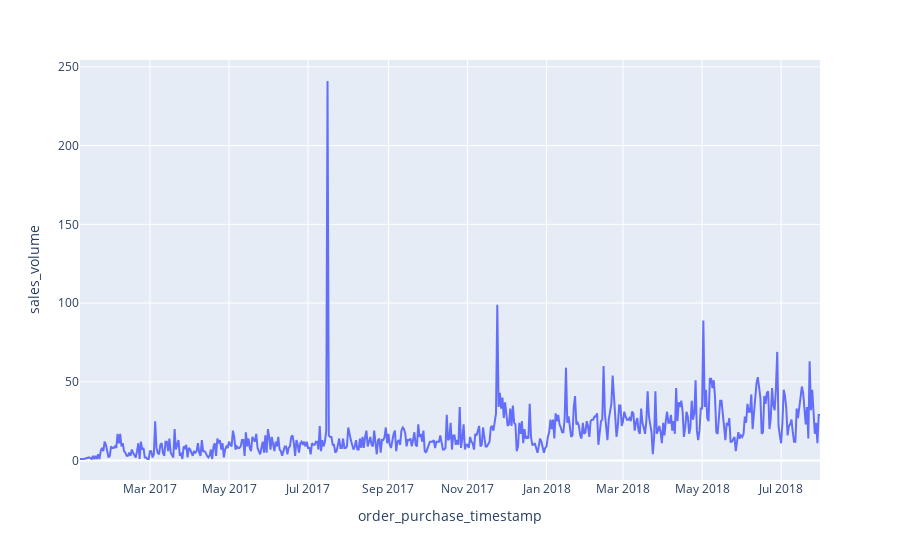

This figure's notebook cell:
### Code cell
# Plot the data
px.line(heal_beaut, x='order_purchase_timestamp', y='sales_volume')

### Figure 1 — Plotly figure (JSON) as saved in the notebook; plotly's stock layout.template omitted (floating-point values rounded to 4 significant figures; data arrays with more than 128 entries replaced by an {"elided": "..."} marker saying what was removed)
{"data": [{"hovertemplate": "order_purchase_timestamp=%{x}<br>sales_volume=%{y}<extra></extra>", "legendgroup": "", "line": {"color": "#636efa", "dash": "solid"}, "mode": "lines", "name": "", "orientation": "v", "showlegend": false, "type": "scatter", "x": {"elided": "565 str values"}, "xaxis": "x", "y": {"elided": "565 int values"}, "yaxis": "y"}], "layout": {"legend": {"tracegroupgap": 0}, "margin": {"t": 60}, "xaxis": {"anchor": "y", "domain": [0, 1], "title": {"text": "order_purchase_timestamp"}}, "yaxis": {"anchor": "x", "domain": [0, 1], "title": {"text": "sales_volume"}}}}
